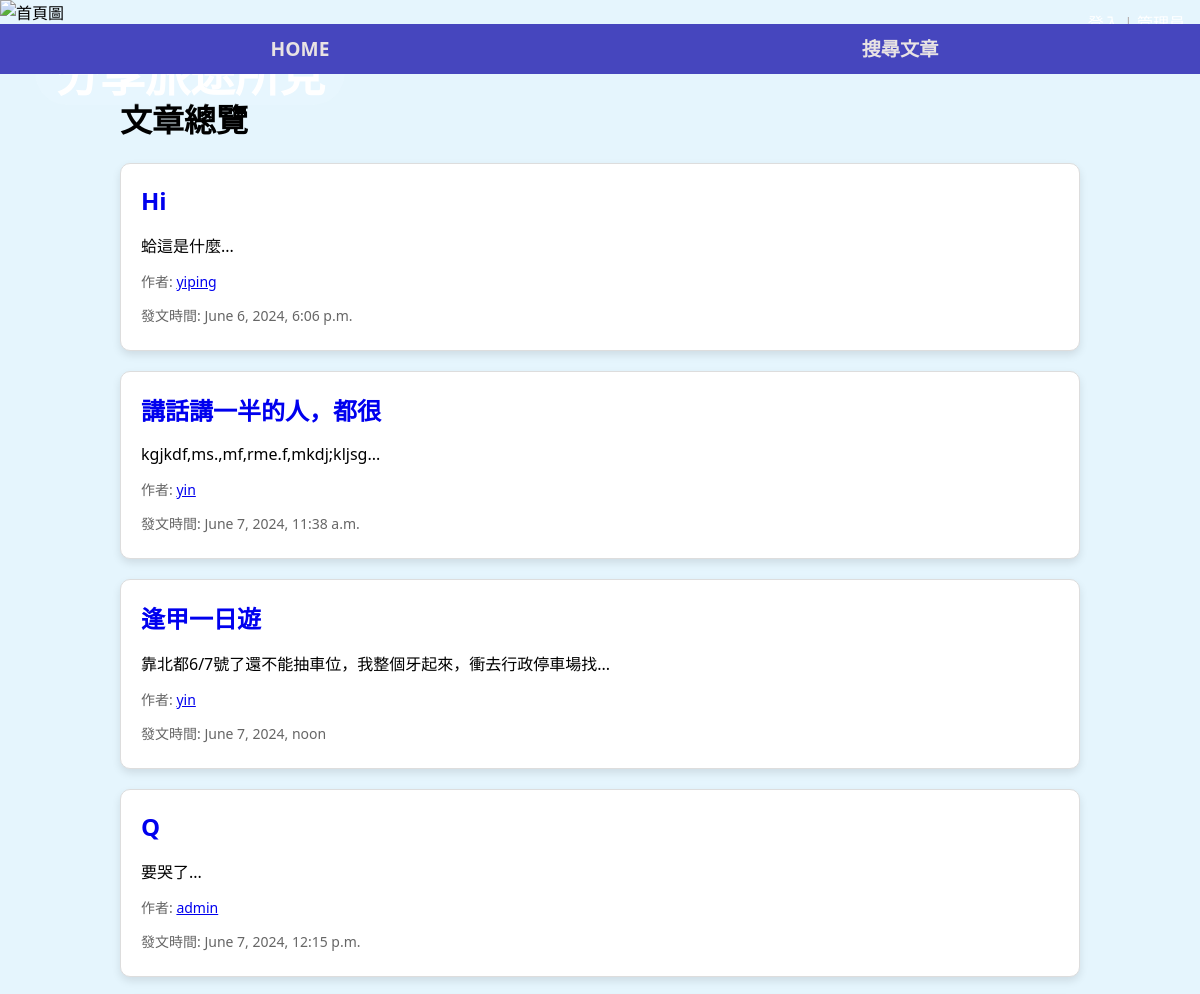
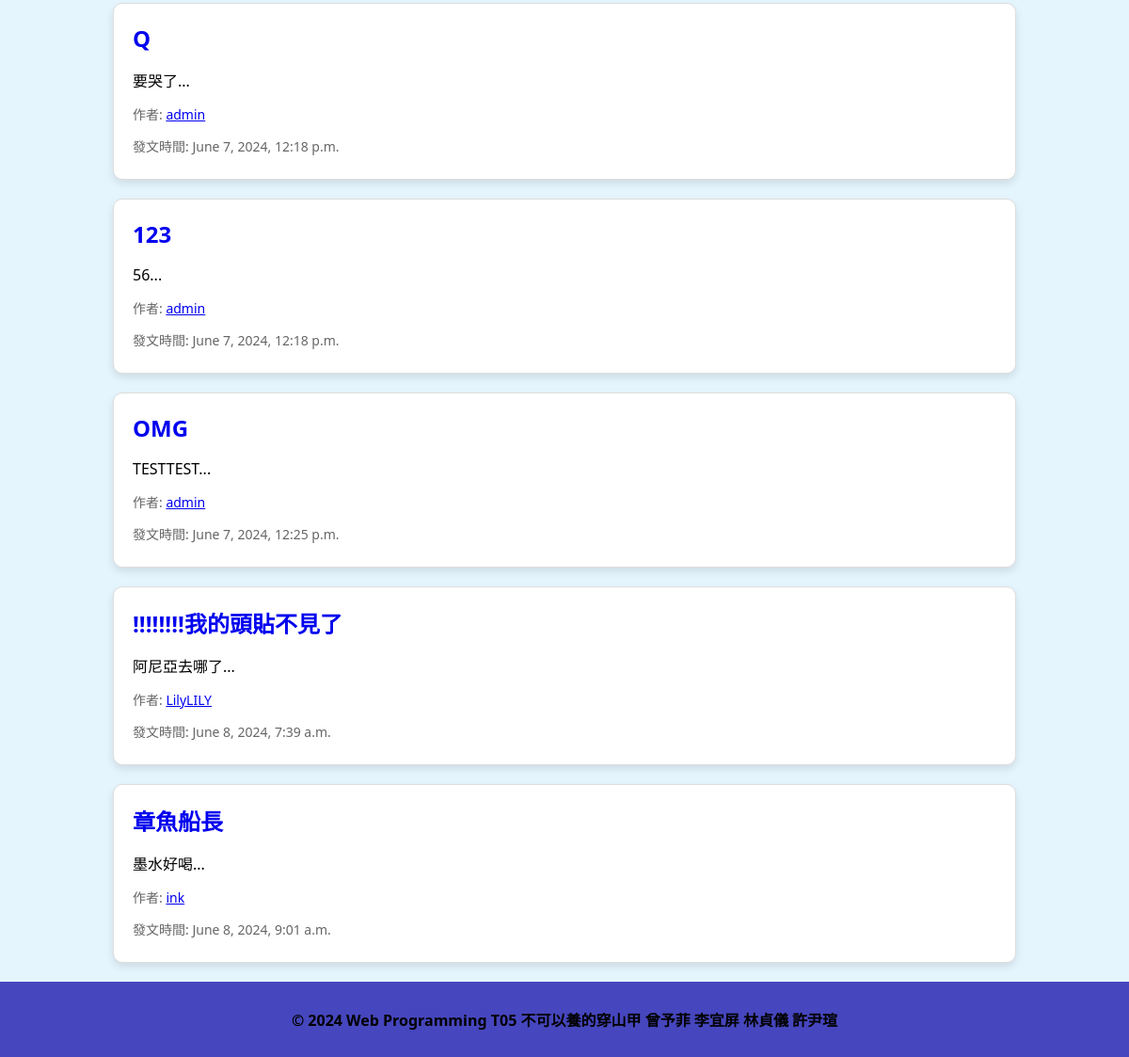
The app's page /, older data (2 pictures, top to bottom).
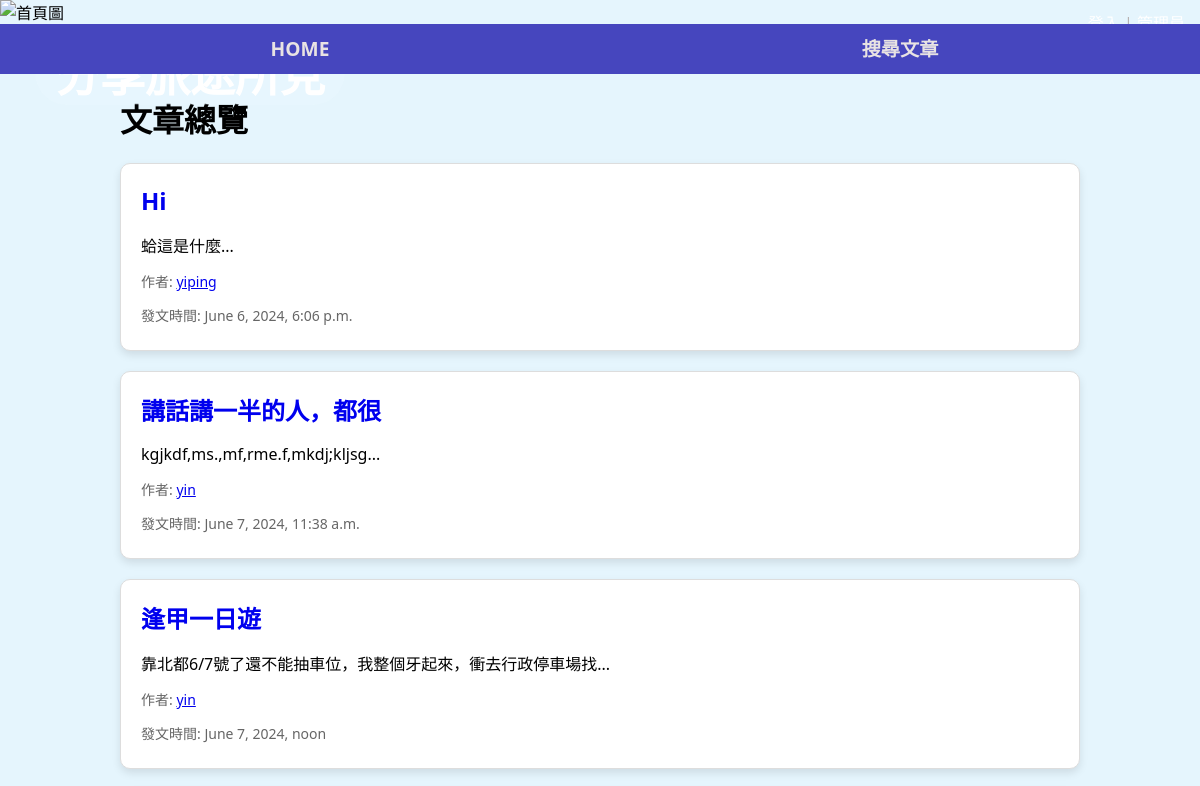
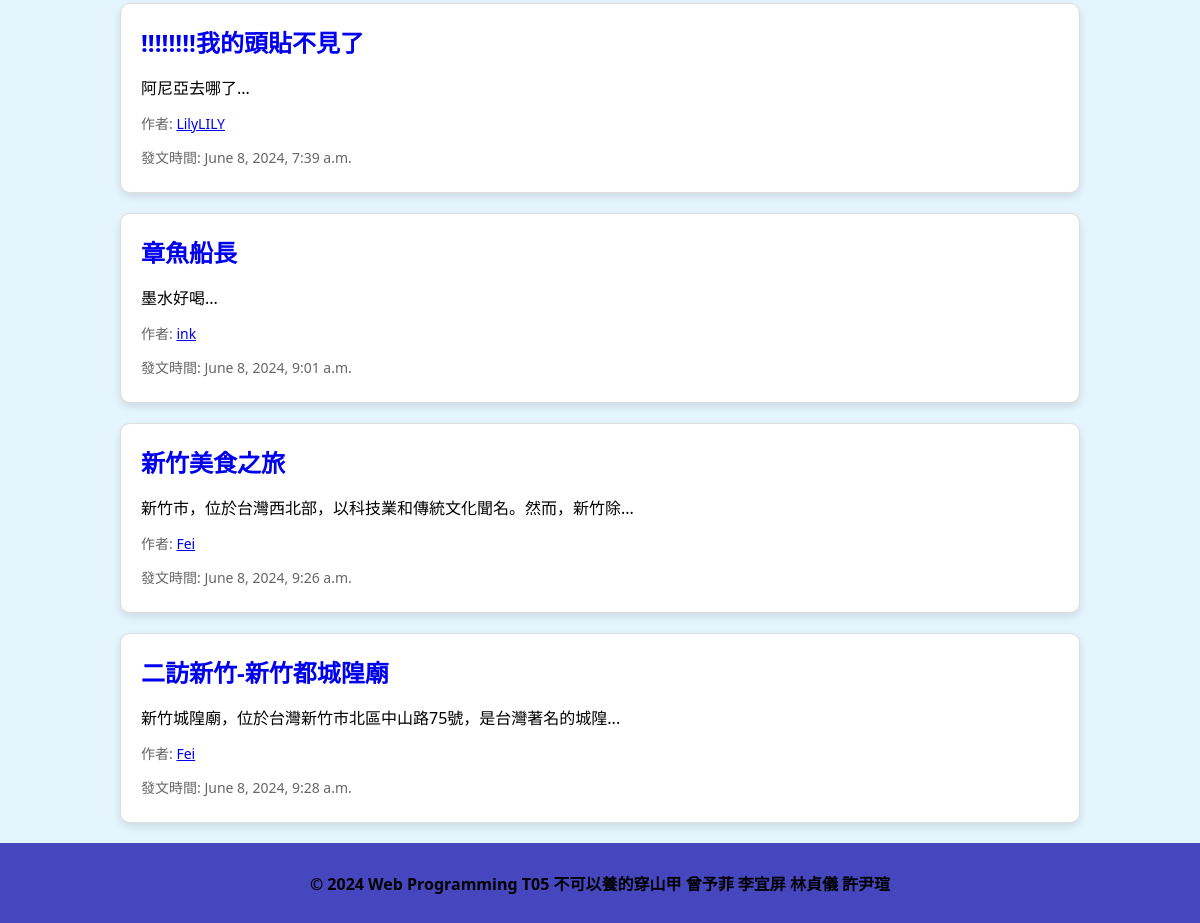
The same page, newer data (2 pictures, top to bottom).
### travel/models.py (models this page shows, shortened)
class Post(models.Model):
    user = models.ForeignKey(User, on_delete=models.CASCADE, related_name='posts', verbose_name="發文者")
    title = models.CharField(max_length=20, verbose_name="文章標題")
    description = models.TextField(verbose_name="文章內容")
    created_at = models.DateTimeField(default=timezone.now, verbose_name="發文時間")
    pictures = models.ManyToManyField(Picture, related_name='posts', verbose_name="內文圖片")

### travel/views.py (the view)
# urls.py: 2. Add a URL to urlpatterns:  path('', views.home, name='home')
def home(request):
    posts = Post.objects.all()
    return render(request, 'home.html', {'posts': posts})

### travel/templates/home.html (shortened to what this page needs)
{% extends "Mama.html" %}
{% load static %}
{% block CSS %}
    <link rel="stylesheet" type="text/css" href="{% static 'css/home.css' %}">
{% endblock %}
{% block content %}
<div class="post-list">
    <h1>文章總覽</h1>
    {% for post in posts %}
    <div class="post-item">
        <h2 class="post-title"><a class="post" href="/post_detail/{{ post.id }}">{{ post.title }}</a></h2>
        <p class="post-description">{{ post.description|slice:":30" }}...</p>
        <p class="post-author">作者: <a href="{{ post.user.profile.member_id }}/detail/">{{ post.user.username }}</a></p>
        <p class="post-date">發文時間: {{ post.created_at }}</p>
    </div>
    {% endfor %}
</div>
{% endblock %}

Row changes from the older to the newer data that the page shows:
removed Post: title "Q", description "要哭了", user.username "admin", created_at "June 7, 2024, 12:15 p.m."
removed Post: title "Q", description "要哭了", user.username "admin", created_at "June 7, 2024, 12:18 p.m."
removed Post: title "123", description "56", user.username "admin", created_at "June 7, 2024, 12:18 p.m."
removed Post: title "OMG", description "TESTTEST", user.username "admin", created_at "June 7, 2024, 12:25 p.m."
added Post: title "新竹美食之旅", description "新竹市，位於台灣西北部，以科技業和傳統文化聞名。然而，新竹除", user.username "Fei", created_at "June 8, 2024, 9:26 a.m."
added Post: title "二訪新竹-新竹都城隍廟", description "新竹城隍廟，位於台灣新竹市北區中山路75號，是台灣著名的城隍", user.username "Fei", created_at "June 8, 2024, 9:28 a.m."
